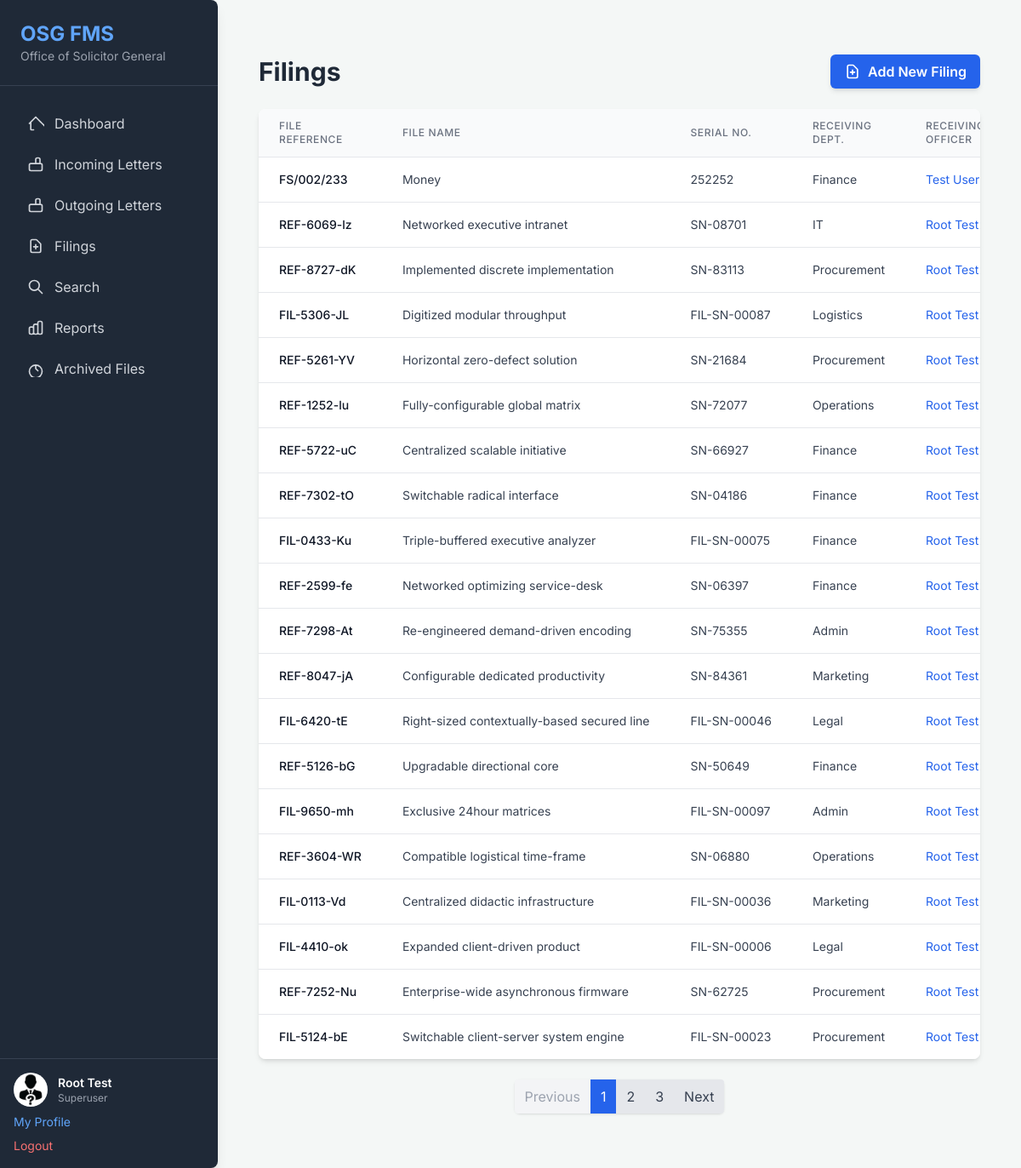
Page /file-manager/filings/ (signed in) on the earlier database version.
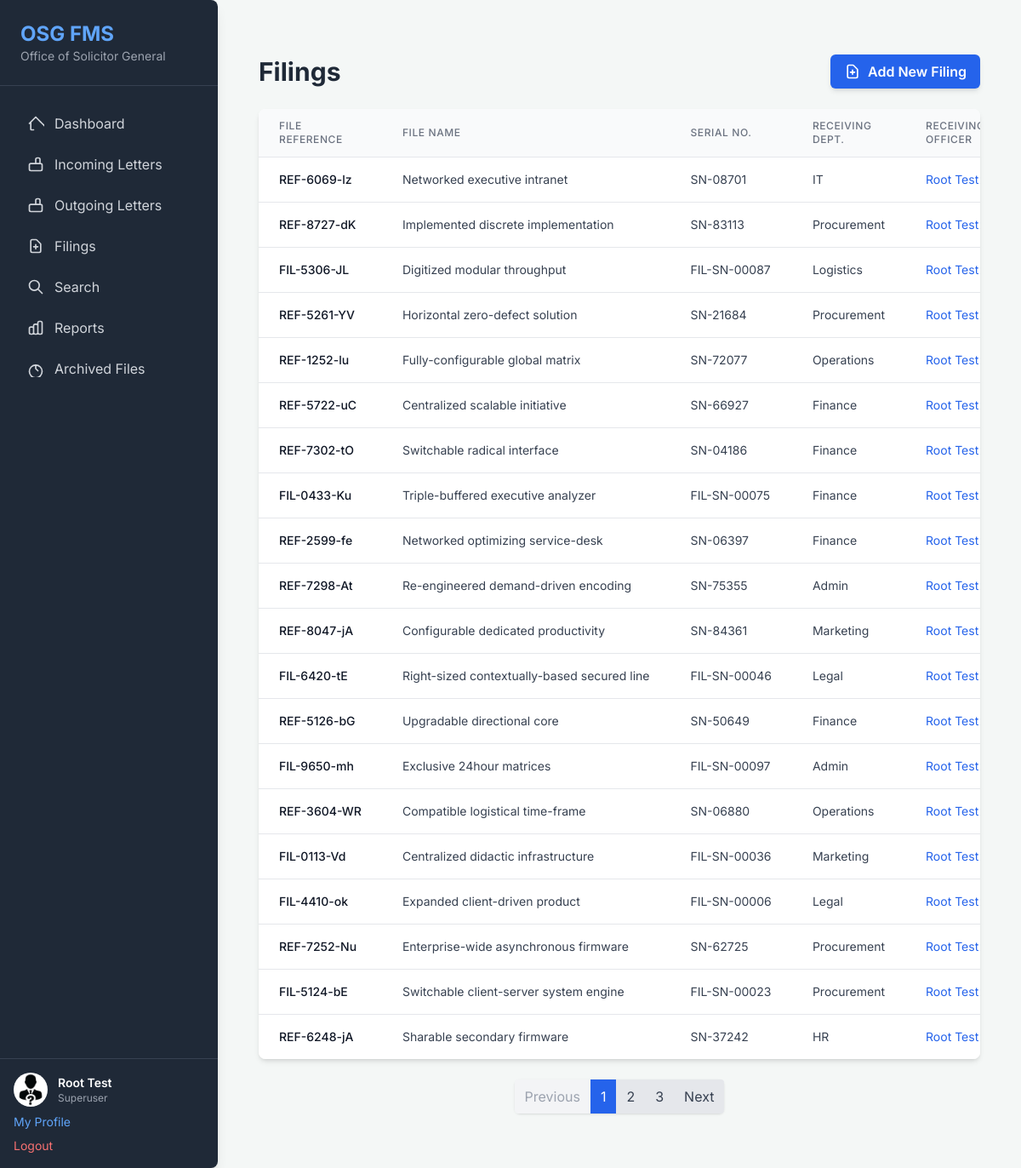
Same page on the later database version.
### osg_project/file_manager_app/models.py (models this page shows, shortened)
class Profile(models.Model):
    ROLE_CHOICES = [
        ('officer', 'Officer'),
        ('superuser', 'Superuser'), # Renamed 'admin' to 'superuser' for clarity with Django's built-in concept
    ]
    user = models.OneToOneField(User, on_delete=models.CASCADE, related_name='profile',
                                help_text="The associated Django User account.")
    role = models.CharField(
        max_length=10,
        choices=ROLE_CHOICES,
        default='officer', # Default to 'officer' as most users will be officers
        help_text="The role of the user within the system (Officer or Superuser)."
    )
    employee_number = models.CharField(
        max_length=50,
        unique=True,
        help_text="Unique employee identification number."
    )
    profile_picture = models.ImageField(
        upload_to='profile_pics/',
        blank=True,
        null=True,
        help_text="Optional profile picture for the user."
    )
    class Meta:
        verbose_name = "User Profile"
        verbose_name_plural = "User Profiles"

class Filing(models.Model):
    file_reference = models.CharField(
        max_length=255,
        unique=True, # File reference should be unique
        verbose_name="File Reference",
        help_text="Unique reference number for the filing (e.g., OSG/FIL/2023/001)."
    )
    file_name = models.CharField(
        max_length=255,
        verbose_name="File Name",
        help_text="A descriptive name for the filing (e.g., 'Case of John Doe vs. State')."
    )
    serial_number = models.CharField(
        max_length=100,
        unique=True, # Serial number should be unique
        verbose_name="Serial Number",
        help_text="Unique serial number for the filing."
    )
    receiving_department = models.CharField(
        max_length=255,
        verbose_name="Receiving Department",
        help_text="The department receiving the filing (e.g., Litigation, Advisory)."
    )
    receiving_officer = models.ForeignKey(
        User,
        on_delete=models.SET_NULL,
        null=True,
        blank=True,
        related_name='filings_received',
        verbose_name="Receiving Officer",
        help_text="The officer responsible for this filing."
    )
    receiving_date = models.DateField(
        verbose_name="Receiving Date",
        help_text="The date the filing was received."
    )
    created_at = models.DateTimeField(
        auto_now_add=True,
        verbose_name="Date Created",
        help_text="The date and time the filing record was created in the system."
    )
    scanned_copy = models.FileField(
        upload_to='filings_main_scans/',
        verbose_name="Main Scanned Copy (PDF)",
        blank=True,
        null=True,
        validators=[validate_pdf],
        help_text="Upload a main scanned PDF copy of the filing (Max 5MB)."
    )
    updated_at = models.DateTimeField(auto_now=True)
    class Meta:
        verbose_name = "Filing"
        verbose_name_plural = "Filings"
        ordering = ['-receiving_date', '-created_at']

### osg_project/file_manager_app/views.py (the view)
# urls.py: path('filings/', views.filing_list, name='filing_list'),
@login_required
def filing_list(request):
    filings = Filing.objects.all().order_by('-receiving_date')
    paginator = Paginator(filings, 20)
    page = request.GET.get('page')
    try:
        filing_list = paginator.page(page)
    except PageNotAnInteger:
        filing_list = paginator.page(1)
    except EmptyPage:
        filing_list = paginator.page(paginator.num_pages)
    context = {'filing_list': filing_list}
    return render(request, 'filings/filing_list.html', context)

### osg_project/file_manager_app/templates/filings/filing_list.html (shortened to what this page needs)
{% extends 'base.html' %}
{% block content %}
<div class="container mx-auto px-4 py-8">
    <div class="flex justify-between items-center mb-6">
        <h2 class="text-3xl font-bold text-gray-800">Filings</h2>
        <a href="{% url 'file_manager_app:filing_form' %}" class="bg-blue-600 hover:bg-blue-700 text-white font-semibold py-2 px-4 rounded-md shadow-md transition duration-150 ease-in-out flex items-center">
            <svg class="w-5 h-5 mr-2" fill="none" stroke="currentColor" viewBox="0 0 24 24" xmlns="http://www.w3.org/2000/svg"><path stroke-linecap="round" stroke-linejoin="round" stroke-width="2" d="M9 13h6m-3-3v6m5 5H7a2 2 0 01-2-2V5a2 2 0 012-2h5.586a1 1 0 01.707.293l5.414 5.414a1 1 0 01.293.707V19a2 2 0 01-2 2z"></path></svg>
            Add New Filing
        </a>
    </div>
    {% if filing_list.object_list %}
    <div class="bg-white shadow-md rounded-lg overflow-hidden">
        <div class="overflow-x-auto">
            <table class="min-w-full divide-y divide-gray-200">
                <thead class="bg-gray-50">
                    <tr>
                        <th class="px-6 py-3 text-left text-xs font-medium text-gray-500 uppercase tracking-wider">File Reference</th>
                        <th class="px-6 py-3 text-left text-xs font-medium text-gray-500 uppercase tracking-wider">File Name</th>
                        <th class="px-6 py-3 text-left text-xs font-medium text-gray-500 uppercase tracking-wider">Serial No.</th>
                        <th class="px-6 py-3 text-left text-xs font-medium text-gray-500 uppercase tracking-wider">Receiving Dept.</th>
                        <th class="px-6 py-3 text-left text-xs font-medium text-gray-500 uppercase tracking-wider">Receiving Officer</th>
                    </tr>
                </thead>
                <tbody class="bg-white divide-y divide-gray-200">
                    {% for filing in filing_list.object_list %}
                    <tr>
                        <td class="px-6 py-4 whitespace-nowrap text-sm font-medium text-gray-900">{{ filing.file_reference }}</td>
                        <td class="px-6 py-4 whitespace-nowrap text-sm text-gray-700">{{ filing.file_name }}</td>
                        <td class="px-6 py-4 whitespace-nowrap text-sm text-gray-700">{{ filing.serial_number }}</td>
                        <td class="px-6 py-4 whitespace-nowrap text-sm text-gray-700">{{ filing.receiving_department }}</td>
                        <td class="px-6 py-4 whitespace-nowrap text-sm text-gray-700">
                            {% if filing.receiving_officer %}
                                <a href="{% url 'file_manager_app:user_detail' filing.receiving_officer.pk %}" class="text-blue-600 hover:underline">
                                    {{ filing.receiving_officer.first_name }} {{ filing.receiving_officer.last_name }}
                                </a>
                            {% else %}
                                N/A
                            {% endif %}
                        </td>
                    </tr>
                    {% endfor %}
                </tbody>
            </table>
        </div>
    </div>
    {% if filing_list.has_other_pages %}
    <div class="flex justify-center mt-6">
        <nav class="inline-flex rounded-md shadow">
            {% if filing_list.has_previous %}
                <a href="?page={{ filing_list.previous_page_number }}" class="px-3 py-2 bg-gray-200 text-gray-700 rounded-l hover:bg-gray-300">Previous</a>
            {% else %}
                <span class="px-3 py-2 bg-gray-100 text-gray-400 rounded-l">Previous</span>
            {% endif %}
            {% for num in filing_list.paginator.page_range %}
                {% if filing_list.number == num %}
                    <span class="px-3 py-2 bg-blue-600 text-white">{{ num }}</span>
                {% elif num > filing_list.number|add:'-3' and num < filing_list.number|add:'3' %}
                    <a href="?page={{ num }}" class="px-3 py-2 bg-gray-200 text-gray-700 hover:bg-gray-300">{{ num }}</a>
                {% endif %}
            {% endfor %}
            {% if filing_list.has_next %}
                <a href="?page={{ filing_list.next_page_number }}" class="px-3 py-2 bg-gray-200 text-gray-700 rounded-r hover:bg-gray-300">Next</a>
            {% else %}
                <span class="px-3 py-2 bg-gray-100 text-gray-400 rounded-r">Next</span>
            {% endif %}
        </nav>
    </div>
    {% endif %}
    {% else %}
    <div class="bg-white shadow-md rounded-lg p-6 text-center text-gray-600">
        <p class="text-lg font-semibold mb-2">No filings found.</p>
        <p>Click "Add New Filing" to get started.</p>
    </div>
    {% endif %}
</div>
{% endblock %}

### osg_project/file_manager_app/templates/base.html (shortened to what this page needs)
<!DOCTYPE html>
<html lang="en">
<head>
    <script src="https://cdn.tailwindcss.com"></script>
</head>
<body class="flex min-h-screen">
    <aside class="w-64 bg-gray-800 text-white flex flex-col shadow-lg rounded-r-lg">
        <div class="p-6 border-b border-gray-700">
            <h1 class="text-2xl font-bold text-blue-400">OSG FMS</h1>
            <p class="text-sm text-gray-400">Office of Solicitor General</p>
        </div>
        <nav class="flex-1 px-4 py-6 space-y-2">
            <a href="{% url 'file_manager_app:dashboard' %}" class="flex items-center px-4 py-2 rounded-md text-gray-300 hover:bg-gray-700 hover:text-white transition duration-150 ease-in-out">
                Dashboard
            </a>
            <a href="{% url 'file_manager_app:incoming_letter_list' %}" class="flex items-center px-4 py-2 rounded-md text-gray-300 hover:bg-gray-700 hover:text-white transition duration-150 ease-in-out">
                <svg class="w-5 h-5 mr-3" fill="none" stroke="currentColor" viewBox="0 0 24 24" xmlns="http://www.w3.org/2000/svg"><path stroke-linecap="round" stroke-linejoin="round" stroke-width="2" d="M19 11H5m14 0a2 2 0 012 2v6a2 2 0 01-2 2H5a2 2 0 01-2-2v-6a2 2 0 012-2m7 0V5a2 2 0 012-2h2a2 2 0 012 2v6m-6 0h-2"></path></svg>
                Incoming Letters
            </a>
            <a href="{% url 'file_manager_app:outgoing_letter_list' %}" class="flex items-center px-4 py-2 rounded-md text-gray-300 hover:bg-gray-700 hover:text-white transition duration-150 ease-in-out">
                <svg class="w-5 h-5 mr-3" fill="none" stroke="currentColor" viewBox="0 0 24 24" xmlns="http://www.w3.org/2000/svg"><path stroke-linecap="round" stroke-linejoin="round" stroke-width="2" d="M19 11H5m14 0a2 2 0 012 2v6a2 2 0 01-2 2H5a2 2 0 01-2-2v-6a2 2 0 012-2m7 0V5a2 2 0 012-2h2a2 2 0 012 2v6m-6 0h-2"></path></svg>
                Outgoing Letters
            </a>
            <a href="{% url 'file_manager_app:filing_list' %}" class="flex items-center px-4 py-2 rounded-md text-gray-300 hover:bg-gray-700 hover:text-white transition duration-150 ease-in-out">
                <svg class="w-5 h-5 mr-3" fill="none" stroke="currentColor" viewBox="0 0 24 24" xmlns="http://www.w3.org/2000/svg"><path stroke-linecap="round" stroke-linejoin="round" stroke-width="2" d="M9 13h6m-3-3v6m5 5H7a2 2 0 01-2-2V5a2 2 0 012-2h5.586a1 1 0 01.707.293l5.414 5.414a1 1 0 01.293.707V19a2 2 0 01-2 2z"></path></svg>
                Filings
            </a>
            <a href="{% url 'file_manager_app:search_results' %}" class="flex items-center px-4 py-2 rounded-md text-gray-300 hover:bg-gray-700 hover:text-white transition duration-150 ease-in-out">
                <svg class="w-5 h-5 mr-3" fill="none" stroke="currentColor" viewBox="0 0 24 24" xmlns="http://www.w3.org/2000/svg"><path stroke-linecap="round" stroke-linejoin="round" stroke-width="2" d="M21 21l-6-6m2-5a7 7 0 11-14 0 7 7 0 0114 0z"></path></svg>
                Search
            </a>
            <a href="{% url 'file_manager_app:report_dashboard' %}" class="flex items-center px-4 py-2 rounded-md text-gray-300 hover:bg-gray-700 hover:text-white transition duration-150 ease-in-out">
                Reports
            </a>
            <a href="{% url 'file_manager_app:archived_files_list' %}" class="flex items-center px-4 py-2 rounded-md text-gray-300 hover:bg-gray-700 hover:text-white transition duration-150 ease-in-out">
                <svg class="w-5 h-5 mr-3" fill="none" stroke="currentColor" viewBox="0 0 24 24" xmlns="http://www.w3.org/2000/svg"><path stroke-linecap="round" stroke-linejoin="round" stroke-width="2" d="M12 8v4l3 3m6 1a9 9 0 11-18 0 9 9 0 0118 0z"></path></svg>
                Archived Files
            </a>
        </nav>
        <div class="p-4 border-t border-gray-700">
            {% if user.is_authenticated %}
            <div class="flex items-center mb-2">
                {% if user.profile.profile_picture %}
                    <img src="{{ user.profile.profile_picture.url }}" alt="Profile Picture" class="w-10 h-10 rounded-full mr-3 object-cover">
                {% else %}
                    <div class="w-10 h-10 rounded-full bg-blue-500 flex items-center justify-center text-white text-lg font-bold mr-3">
                        {{ user.first_name|first|upper }}{{ user.last_name|first|upper }}
                    </div>
                {% endif %}
                <div>
                    <p class="text-sm font-semibold">{{ user.first_name }} {{ user.last_name }}</p>
                    <p class="text-xs text-gray-400">{{ user.profile.get_role_display }}</p>
                </div>
            </div>
            <a href="{% url 'file_manager_app:profile_detail' %}" class="block text-sm text-blue-400 hover:text-blue-300 mb-2">My Profile</a>
            <a href="{% url 'file_manager_app:logout' %}" class="block text-sm text-red-400 hover:text-red-300">Logout</a>
            {% else %}
            <p class="text-sm text-gray-400 mb-2">Welcome, Guest!</p>
            <a href="{% url 'file_manager_app:login' %}" class="block text-sm text-blue-400 hover:text-blue-300">Login</a>
            <a href="{% url 'file_manager_app:register' %}" class="block text-sm text-green-400 hover:text-green-300 mt-1">Register</a>
            {% endif %}
        </div>
    </aside>
    <main class="flex-1 p-8 overflow-y-auto">
        {% block content %}{% endblock %}
    </main>
</body>
</html>

### osg_project/file_manager_app/templates/base.html (style rules this page uses)
body { font-family: 'Inter', sans-serif; background-color: #f4f7f6; }

Differences in the rows shown:
removed Filing: file_reference "FS/002/233", file_name "Money", serial_number "252252", receiving_department "Finance", receiving_officer.first_name "Test", receiving_officer.last_name "User"
now on this page (row unchanged): Filing: file_reference "REF-6248-jA", file_name "Sharable secondary firmware", serial_number "SN-37242", receiving_department "HR", receiving_officer.first_name "Root", receiving_officer.last_name "Test"
